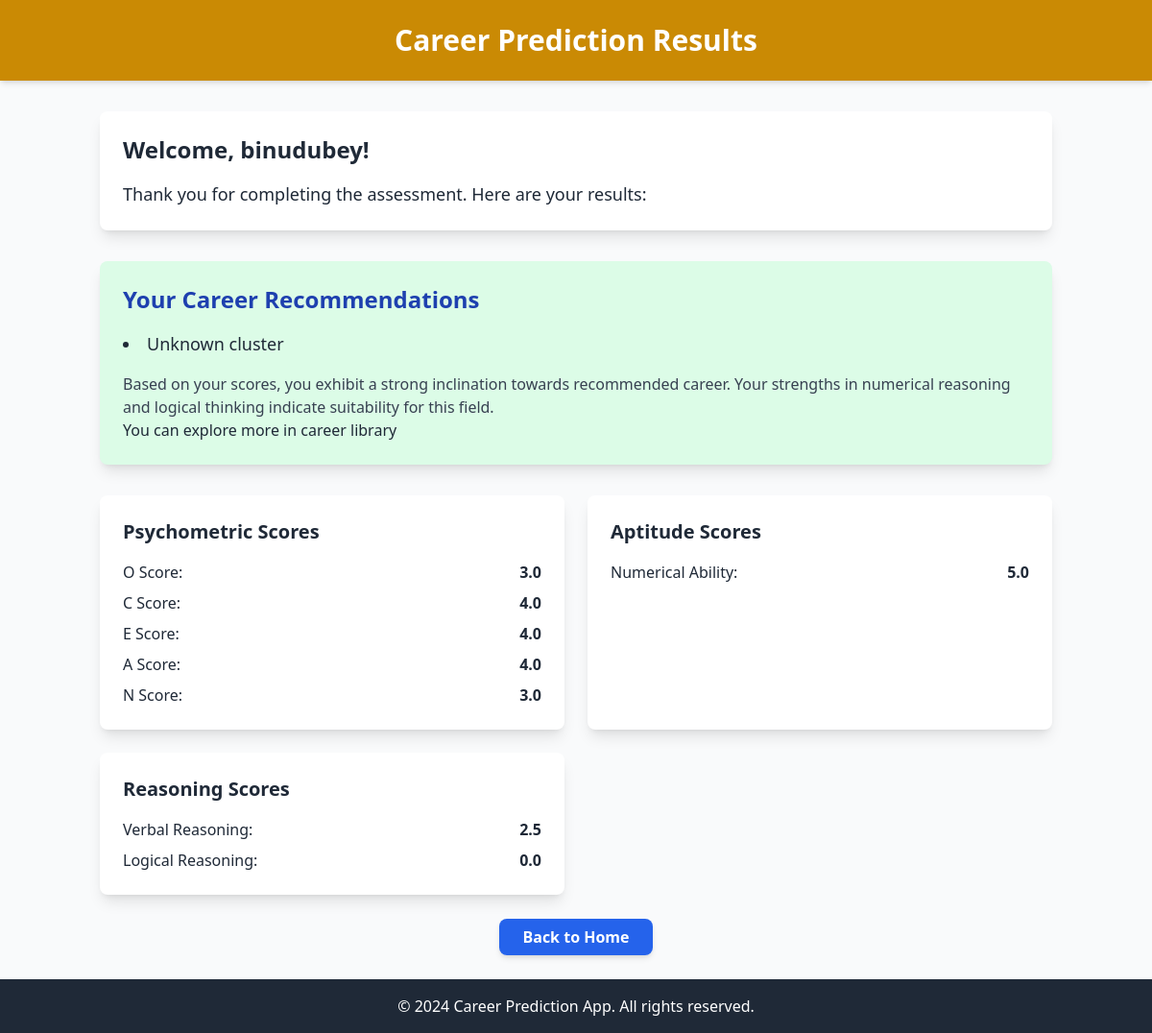
The page /Assessment/complete/ (signed in) on the database its author committed.
### Assessment/models.py (models this page shows)
class UserProfile(models.Model):
    user = models.OneToOneField(User, on_delete=models.CASCADE)
    o_score = models.FloatField(default=0)
    c_score = models.FloatField(default=0)
    e_score = models.FloatField(default=0)
    a_score = models.FloatField(default=0)
    n_score = models.FloatField(default=0)
    numerical_ability = models.FloatField(default=0)
    verbal_reasoning = models.FloatField(default=0)
    logical_reasoning = models.FloatField(default=0)

### Assessment/views.py (the view)
# urls.py: path('complete/', views.assessment_complete, name='assessment_complete'),
@login_required
def assessment_complete(request):
    profile = request.user.userprofile
    input_scores = [
        profile.o_score,
        profile.c_score,
        profile.e_score,
        profile.a_score,
        profile.n_score,
        profile.numerical_ability,
        profile.verbal_reasoning,
    ]
    career_0 = [
       'Chef', 'Artist', 'Fashion Designer', 'Event Photographer',
       'Musician', 'Interior Designer', 'Video Game Tester',
       'Fashion Stylist', 'Film Director'
    ]
    career_1 = [
       'Accountant', 'Graphic Designer', 'Research Scientist',
       'Architect', 'Software Developer', 'Construction Engineer',
       'Astronomer', 'Financial Analyst', 'Biologist',
       'Environmental Scientist', 'IT Support Specialist',
       'Biomedical Engineer', 'Data Analyst', 'Pharmacist',
       'Financial Planner', 'Biotechnologist',
       'Software Quality Assurance Tester', 'Industrial Engineer',
       'Financial Auditor', 'Zoologist', 'Mechanical Engineer',
       'Forensic Scientist', 'Geologist', 'Web Developer',
       'Wildlife Biologist', 'Air Traffic Controller', 'Game Developer',
       'Urban Planner', 'Financial Advisor', 'Airline Pilot',
       'Environmental Engineer', 'Mechanical Designer',
       'Marketing Analyst', 'Aerospace Engineer',
       'Wildlife Conservationist', 'Biomedical Researcher',
       'Database Administrator', 'Electrical Engineer',
       'Investment Banker', 'Marine Biologist', 'Database Analyst',
       'Forensic Psychologist', 'Public Health Analyst',
       'Insurance Underwriter', 'Tax Accountant',
       'Quality Control Inspector', 'Tax Collector', 'Civil Engineer',
       'Robotics Engineer', 'Electronics Design Engineer'
    ]
    career_2 = [
       'Salesperson', 'Teacher', 'Nurse', 'Psychologist',
       'Marketing Manager', 'Physician', 'Human Resources Manager',
       'Journalist', 'Event Planner', 'Real Estate Agent', 'Lawyer',
       'Marketing Coordinator', 'Social Worker', 'HR Recruiter',
       'Elementary School Teacher', 'Market Research Analyst',
       'Police Detective', 'Marketing Copywriter', 'Speech Therapist',
       'Social Media Manager', 'Physical Therapist', 'Dental Hygienist',
       'Pediatric Nurse', 'Advertising Executive', 'IT Project Manager',
       'Forestry Technician', 'Marriage Counselor',
       'Public Relations Specialist', 'Genetic Counselor',
       'Market Researcher', 'Occupational Therapist',
       'Human Rights Lawyer', 'Pediatrician', 'Technical Writer',
       'Product Manager', 'Speech Pathologist', 'Sports Coach',
       'Chiropractor', 'Radiologic Technologist',
       'Rehabilitation Counselor', 'Diplomat', 'Police Officer',
       'Administrative Officer', 'Foreign Service Officer',
       'Customs and Border Protection Officer'
    ]
    model_path = os.path.join(settings.BASE_DIR, 'Prediction-model.pkl')
    model = joblib.load(model_path)
    print(type(model))
    predicted_cluster = model.predict([input_scores])
    if predicted_cluster == 0:
        recommended_careers = career_0
    elif predicted_cluster == 1:
        recommended_careers = career_1
    elif predicted_cluster == 2:
        recommended_careers = career_2
    else:
        recommended_careers = ["Unknown cluster"]
    explanation = (
        f"Based on your scores, you exhibit a strong inclination towards recommended career. "
        f"Your strengths in numerical reasoning and logical thinking indicate suitability for this field."
    )
    return render(request, 'assessment/complete.html' , {
        'profile': profile,
        'recommended_careers': recommended_careers,
        'explanation': explanation
    })

### Assessment/templates/Assessment/complete.html (shortened to what this page needs)
<!DOCTYPE html>
<html lang="en">
<head>
    <script src="https://cdn.tailwindcss.com"></script>
</head>
<body class="bg-gray-50 text-gray-800 font-sans">
    <header class="bg-yellow-600 text-white py-6 shadow-md">
        <div class="container mx-auto text-center">
            <h1 class="text-3xl font-bold">Career Prediction Results</h1>
        </div>
    </header>
    <main class="container mx-auto my-8 px-4">
        <section class="bg-white shadow-lg rounded-lg p-6 mb-8">
            <h2 class="text-2xl font-semibold mb-4">Welcome, {{ request.user.username }}!</h2>
            <p class="text-lg">Thank you for completing the assessment. Here are your results:</p>
        </section>
        <section class="bg-green-100 shadow-lg rounded-lg p-6 mb-8">
            <h3 class="text-2xl font-semibold text-blue-800 mb-4">Your Career Recommendations</h3>
            <ul class="list-disc list-inside space-y-2">
                {% for career in recommended_careers %}
                <li class="text-lg">{{ career }}</li>
                {% endfor %}
            </ul>
            <p class="mt-4 text-gray-700">{{ explanation }}</p>
            <p>You can explore more in career library </p>
        </section>
        <section>
            <div class="grid grid-cols-1 md:grid-cols-2 gap-6">
                <div class="bg-white shadow-lg rounded-lg p-6">
                    <h4 class="text-xl font-semibold text-gray-800 mb-4">Psychometric Scores</h4>
                    <ul class="space-y-2">
                        <li class="flex justify-between"><span>O Score:</span> <strong>{{ profile.o_score }}</strong></li>
                        <li class="flex justify-between"><span>C Score:</span> <strong>{{ profile.c_score }}</strong></li>
                        <li class="flex justify-between"><span>E Score:</span> <strong>{{ profile.e_score }}</strong></li>
                        <li class="flex justify-between"><span>A Score:</span> <strong>{{ profile.a_score }}</strong></li>
                        <li class="flex justify-between"><span>N Score:</span> <strong>{{ profile.n_score }}</strong></li>
                    </ul>
                </div>
                <div class="bg-white shadow-lg rounded-lg p-6">
                    <h4 class="text-xl font-semibold text-gray-800 mb-4">Aptitude Scores</h4>
                    <ul class="space-y-2">
                        <li class="flex justify-between"><span>Numerical Ability:</span> <strong>{{ profile.numerical_ability }}</strong></li>
                    </ul>
                </div>
                <div class="bg-white shadow-lg rounded-lg p-6">
                    <h4 class="text-xl font-semibold text-gray-800 mb-4">Reasoning Scores</h4>
                    <ul class="space-y-2">
                        <li class="flex justify-between"><span>Verbal Reasoning:</span> <strong>{{ profile.verbal_reasoning }}</strong></li>
                        <li class="flex justify-between"><span>Logical Reasoning:</span> <strong>{{ profile.logical_reasoning }}</strong></li>
                    </ul>
                </div>
            </div>
        </section>
        <div class="mt-8 text-center">
            <a href="{% url 'home' %}" class="px-6 py-2 bg-blue-600 text-white font-semibold rounded-lg shadow-md hover:bg-blue-700 transition">
                Back to Home
            </a>
        </div>
    </main>
    <footer class="bg-gray-800 text-white py-4 mt-8">
        <div class="container mx-auto text-center">
            <p>&copy; 2024 Career Prediction App. All rights reserved.</p>
        </div>
    </footer>
</body>
</html>

### rows shown on the page
UserProfile: o_score "3.0", c_score "4.0", e_score "4.0", a_score "4.0", n_score "3.0", numerical_ability "5.0", verbal_reasoning "2.5", logical_reasoning "0.0"

### other values the page prints
{{ request.user.username }} "binudubey"
{{ career }} "Unknown cluster"
{{ explanation }} "Based on your scores, you exhibit a strong inclination towards recommended career. Your strengths in numerical reasoning and logical thinking indicate suitability for this field."
